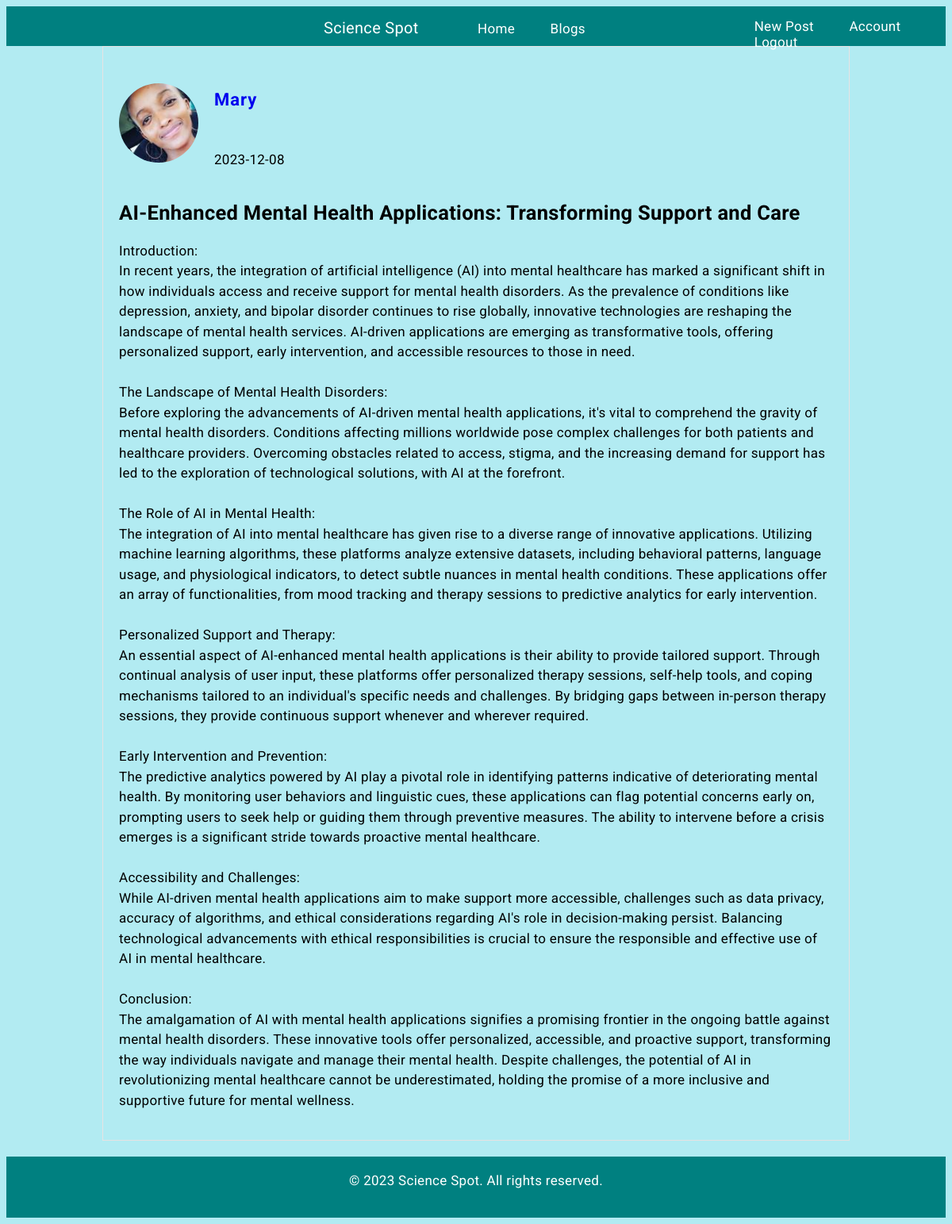
The app's page /post/2 (signed in) with its own data.
### flaskblog/models.py (models this page shows, shortened)
class User(db.Model, UserMixin):
    id = db.Column(db.Integer, primary_key=True)
    username = db.Column(db.String(20), unique=True, nullable=False)
    email = db.Column(db.String(120), unique=True, nullable=False)
    image_file = db.Column(db.String(20), nullable=False, default='default.jpg')
    password = db.Column(db.String(60), nullable=False)
    posts = db.relationship('Post', backref='author', lazy=True)
    """How ro represent our user model"""

class Post(db.Model):
    id = db.Column(db.Integer, primary_key=True)
    title = db.Column(db.String(100), nullable=False)
    date_posted = db.Column(db.DateTime, nullable=False, default=datetime.utcnow)
    content = db.Column(db.Text, nullable=False)
    user_id = db.Column(db.Integer, db.ForeignKey('user.id'), nullable=False)
    """How ro represent our post model"""

### flaskblog/routes.py (the view)
@app.route("/post/<int:post_id>")
@login_required
def post(post_id):
    post = Post.query.get_or_404(post_id)
    return render_template('post.html', title=post.title, post=post)

### flaskblog/models.py (called while the page is built)
@login_manager.user_loader
def load_user(user_id):
    return User.query.get(int(user_id))

### flaskblog/templates/post.html (shortened to what this page needs)
{% extends 'layout.html' %} {% block content %}
<div class="homedivpost">
  <div class="homedivdetails">
    <img class="accountimageclass" src="{{ url_for('static', filename='images/' + post.author.image_file) }}"/>
    <div class="user-details">
      <p><a href="{{ url_for('user_posts', username=post.author.username) }}">{{ post.author.username }}</a></p>
      <p>{{ post.date_posted.strftime('%Y-%m-%d') }}</p>
    </div>
  </div>
  <p><h2>{{ post.title }}</h2></p>
  <p>{{ post.content }}</p>
</div>
{% endblock %}

### flaskblog/static/navigation.css (style rules this page uses)
* { text-decoration: none; }

### flaskblog/static/style.css (style rules this page uses)
body { background: #B2EBF2; font-size: 17px; letter-spacing: 0.3px; font-family: roboto, sans-serif; }
.accountimageclass { border-radius: 50%; width: 100px; height: 100px; object-fit: cover; }
.homedivdetails { display: flex; align-items: center; }
.user-details { display: flex; flex-direction: column; margin-left: 20px; }
.user-details a { padding-top: 20px; text-decoration: none; font-weight: bold; font-size: 22px; letter-spacing: 1px; margin-bottom: 10px; }
.user-details > p { margin-top: 30px; }
.homedivpost { margin: auto; padding: 20px; width: 900px; height: 100%; border: 1px solid rgb(231, 226, 226); }
.homedivpost p { word-wrap: break-word; white-space: pre-line; line-height: 1.5; }

### records on screen
User: image_file (picture), author.username "Mary"
Post: date_posted "2023-12-08", title "AI-Enhanced Mental Health Applications: Transforming Support and Care", content "Introduction: In recent years, the integration of artificial intelligence (AI) into mental healthcare has marked a significant shift in how individuals access and receive support for mental health disorders. As the prevalence of conditions like depression, anxiety, and bipolar disorder continues to rise globally, innovative technologies are reshaping the landscape of mental health services. AI-driven applications are emerging as transformative tools, offering personalized support, early intervention, and accessible resources to those in need. The Landscape of Mental Health Disorders: Before exploring the advancements of AI-driven mental health applications, it's vital to comprehend the…"
